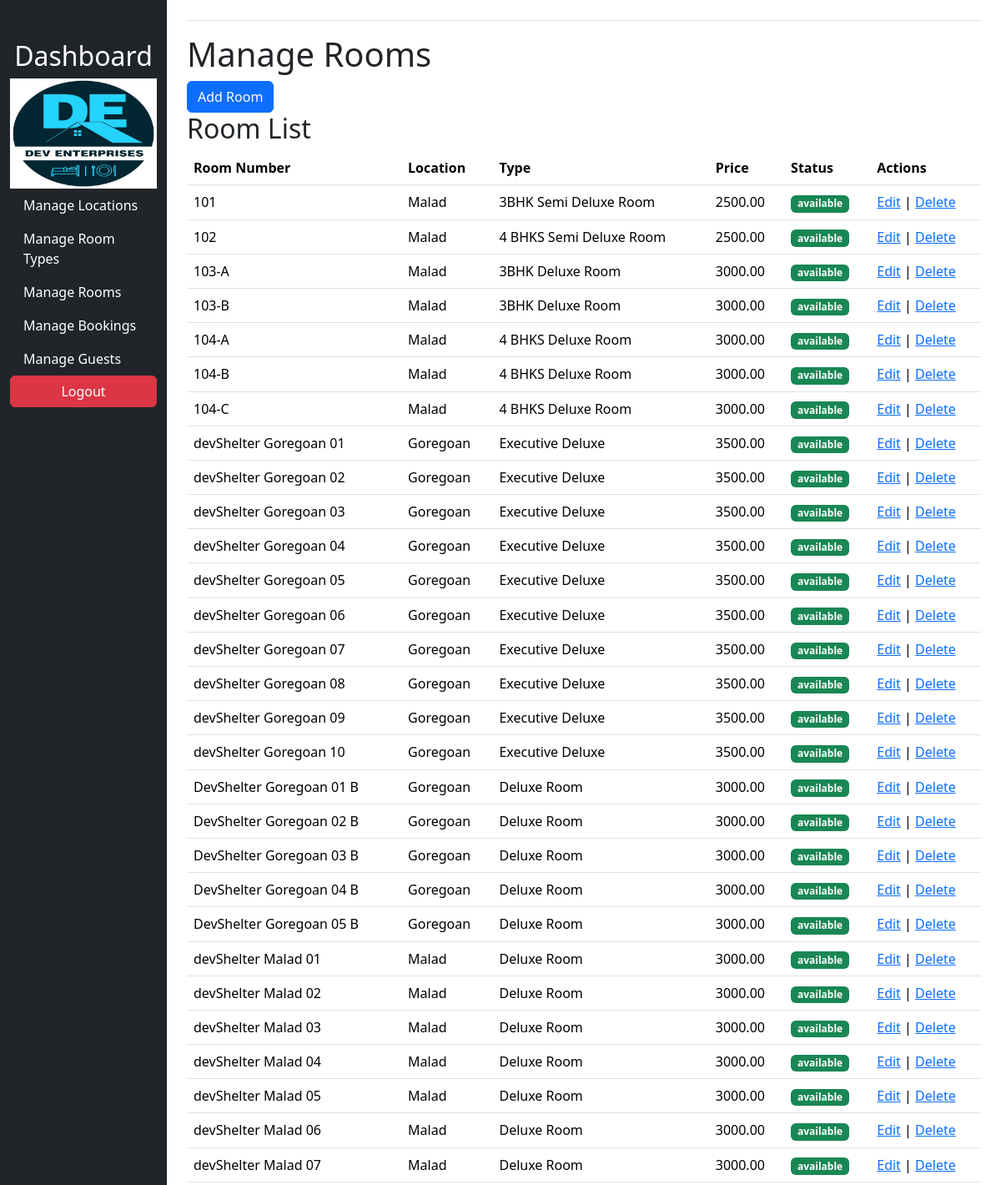
The app's page /admin/dashboard.php?page=manage_rooms (signed in, upper part), older data.
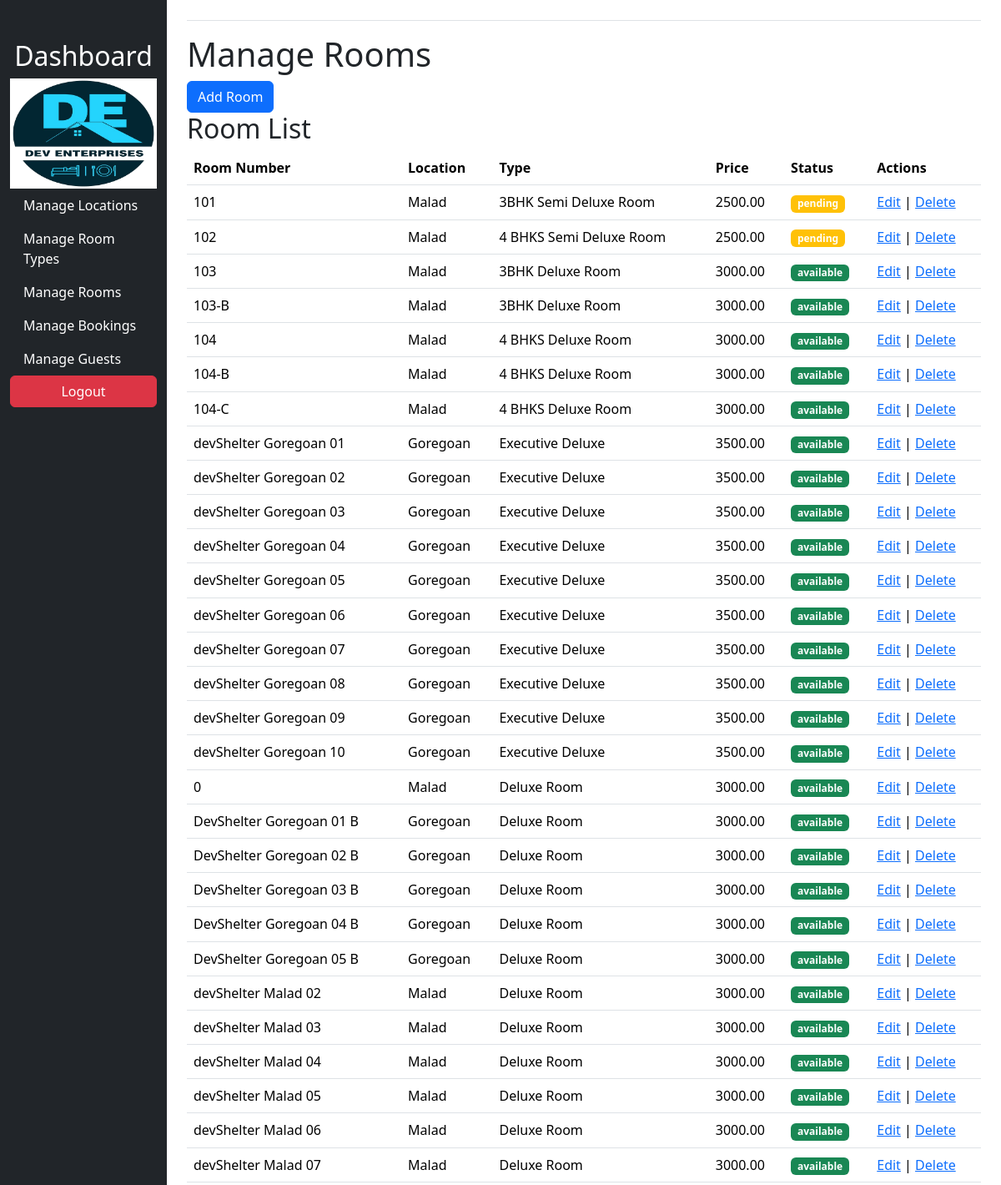
The same page, newer data.
### tables this page shows
CREATE TABLE `rooms` (
  `id` int(11) NOT NULL,
  `room_number` varchar(50) NOT NULL,
  `location_id` int(11) NOT NULL,
  `type_id` int(11) NOT NULL,
  `price` decimal(10,2) NOT NULL,
  `status` enum('available','booked','maintenance','pending') NOT NULL
);

CREATE TABLE `locations` (
  `id` int(11) NOT NULL,
  `name` varchar(100) NOT NULL
);

CREATE TABLE `room_types` (
  `id` int(11) NOT NULL,
  `type` varchar(50) NOT NULL,
  `primarytype` varchar(255) DEFAULT NULL
);

### admin/manage_rooms.php (the view, shortened to what this page needs)
<?php
require 'config.php';
?>
<!DOCTYPE html>
<html>
<head>
    <link rel="stylesheet" href="https://stackpath.bootstrapcdn.com/bootstrap/5.1.3/css/bootstrap.min.css">
</head>
<body>
    <h1>Manage Rooms</h1>
    <button type="button" class="btn btn-primary" data-bs-toggle="modal" data-bs-target="#myModal">Add Room</button>
    <h2>Room List</h2>
    <table class="table">
        <tr>
            <th>Room Number</th>
            <th>Location</th>
            <th>Type</th>
            <th>Price</th>
            <th>Status</th>
            <th>Actions</th>
        </tr>
        <?php
        $rooms = $conn->query("SELECT rooms.*, locations.name as location_name, room_types.type as room_type FROM rooms JOIN locations ON rooms.location_id = locations.id JOIN room_types ON rooms.type_id = room_types.id order by type_id ,room_number; ");
        while ($row = $rooms->fetch_assoc()) { ?>
        <tr>
            <td>
                <?php echo $row['room_number']; ?>
            </td>
            <td>
                <?php echo $row['location_name']; ?>
            </td>
            <td>
                <?php echo $row['room_type']; ?>
            </td>
            <td>
                <?php echo $row['price']; ?>
            </td>
            <td>
                <?php if ($row['status'] == 'available') {
                        echo '<span class="badge bg-success">' . $row['status'] . '</span>';
                    } else if ($row['status'] == 'booked') {
                        echo '<span class="badge bg-info">' . $row['status'] . '</span>';
                    } else if ($row['status'] == 'maintenance') {
                        echo '<span class="badge bg-warning">' . $row['status'] . '</span>';
                    }
                    else if ($row['status'] == 'pending') {
                        echo '<span class="badge bg-warning">' . $row['status'] . '</span>';
                    }
                    ?>
            </td>
            <td>
                <a href='#' class='edit-room' data-id='<?php echo $row['id']; ?>'
                    data-room-number='<?php echo $row['room_number']; ?>'
                    data-location-id='<?php echo $row['location_id']; ?>' data-type-id='<?php echo $row['type_id']; ?>'
                    data-price='<?php echo $row['price']; ?>' data-status='<?php echo $row['status']; ?>'
                    data-bs-toggle="modal" data-bs-target="#myModal1">Edit</a> |
                <a href='delete.php?delete=room&id=<?php echo $row['id']; ?>'>Delete</a>
            </td>
        </tr>
        <?php } ?>
    </table>
</body>
</html>

Row changes from the older to the newer data that the page shows:
changed rooms "3BHK Semi Deluxe Room": status "available" → "pending"
changed rooms "4 BHKS Semi Deluxe Room": status "available" → "pending"
changed rooms (number 3 of 29 on the later page): room_number "103-A" → "103"
changed rooms (number 5 of 29 on the later page): room_number "104-A" → "104"
changed rooms (number 18 of 29 on the later page): room_number "devShelter Malad 01" → "0"; moves up the list
